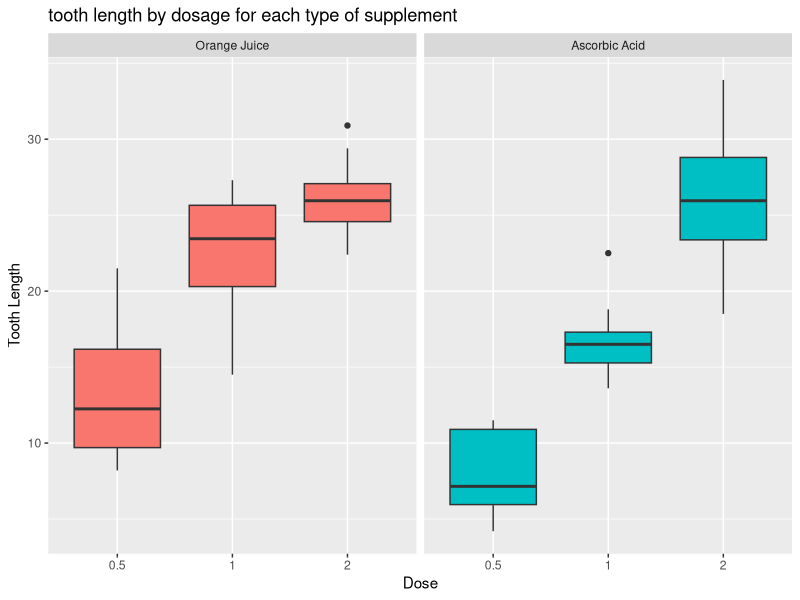

Generate this figure with R:
## ---- chunk 1
#Load the ToothGrowth data and perform some basic exploratory data analyses
# let load the library datasets

library(datasets)
# let us load the dataset toothgrowth
data(ToothGrowth)

str(ToothGrowth)
# we have 60 obss of 3 variables len--numeric, supp--factor, dose --numeric
# let us display the data frame head 
head(ToothGrowth)
# let us summaries the data # mean, median, quartiles, max, min, etc
summary(ToothGrowth)



## ---- chunk 2
#load library ggplot2
library(ggplot2)
ourData = ToothGrowth
# specify levels
levels(ourData$supp) <- c("Orange Juice", "Ascorbic Acid")
# box plot specifying labels using labs for the title and x axis and y axis
ggplot(ourData, aes(x=factor(dose), y=len)) +
facet_grid(.~supp) +
geom_boxplot(aes(fill = supp), show_guide = FALSE) +
labs(title="tooth length by dosage for each type of supplement",
x="Dose",
y="Tooth Length")


## ---- chunk 3

library(broom)


#****
hypoth1 <- t.test(len ~ supp, data = ourData)

tidy(hypoth1)

# note the p value is 0.06063451, confidence interval -0.1710156 and 7.571016 and confidence level 0.95 
# conclusion 
# The confidence intervals includes 0 and the p-value is greater than the threshold of 0.05. 
#The null hypothesis cannot be rejected.

#Hypothesis #2
#For the dosage of 0.5 mg/day, the two supplements deliver the same tooth growth.

hypoth2<-t.test(len ~ supp, data = subset(ourData, dose == 0.5))

tidy(hypoth2)
# note the confidence interval is  1.719057 8.780943 and p alue is 0.006358607

# conclusion The confidence interval does not include 0 and the p-value is below the 0.05 threshold. 
# The null hypothesis can be rejected. The alternative hypothesis that is accepted.

#*******
#Hypothesis #3
#For the dosage of 1 mg/day, the two supplements deliver the same tooth growth
# let us use the t test
hypoth3 <-t.test(len ~ supp, data = subset(ourData, dose == 1))

tidy (hypoth3)
hypoth3$conf.int
## note Confidence interval is  2.802148 9.057852, confidence level 0.97 and p value is 0.001038376 



# conclusion: The confidence interval does not include 0 and the p-value is smaller than the 0.05 threshold. 
# The null hypothesis can be rejected. The alternative hypothesis is accepted.

# ****
#Hypothesis #4
#For the dosage of 2 mg/day, the two supplements deliver the same tooth growth
# use the t test
hypoth4<-t.test(len ~ supp, data = subset(ourData, dose == 2))

tidy (hypoth4)

#Confidence interval is  -3.79807 3.63807, confidendence level is 0.95, p value is 0.9638516

# conclusion : The confidence interval does include 0 and the p-value is larger than the 0.05 threshold. 
#The null hypothesis cannot be rejected.

#*** 
#Conclusions & assumptions
# conclusion
#Orange juice delivers more tooth growth than ascorbic acid for dosages 0.5 & 1.0. Orange juice and
#ascorbic acid deliver the same amount of tooth growth for dose amount 2.0 mg/day. 
#but For the entire data set we cannot conclude orange juice is more effective that ascorbic acid.
#Assumptions
# we are assuming Normal distribution of the tooth lengths and No other  factors are affecting tooth length
